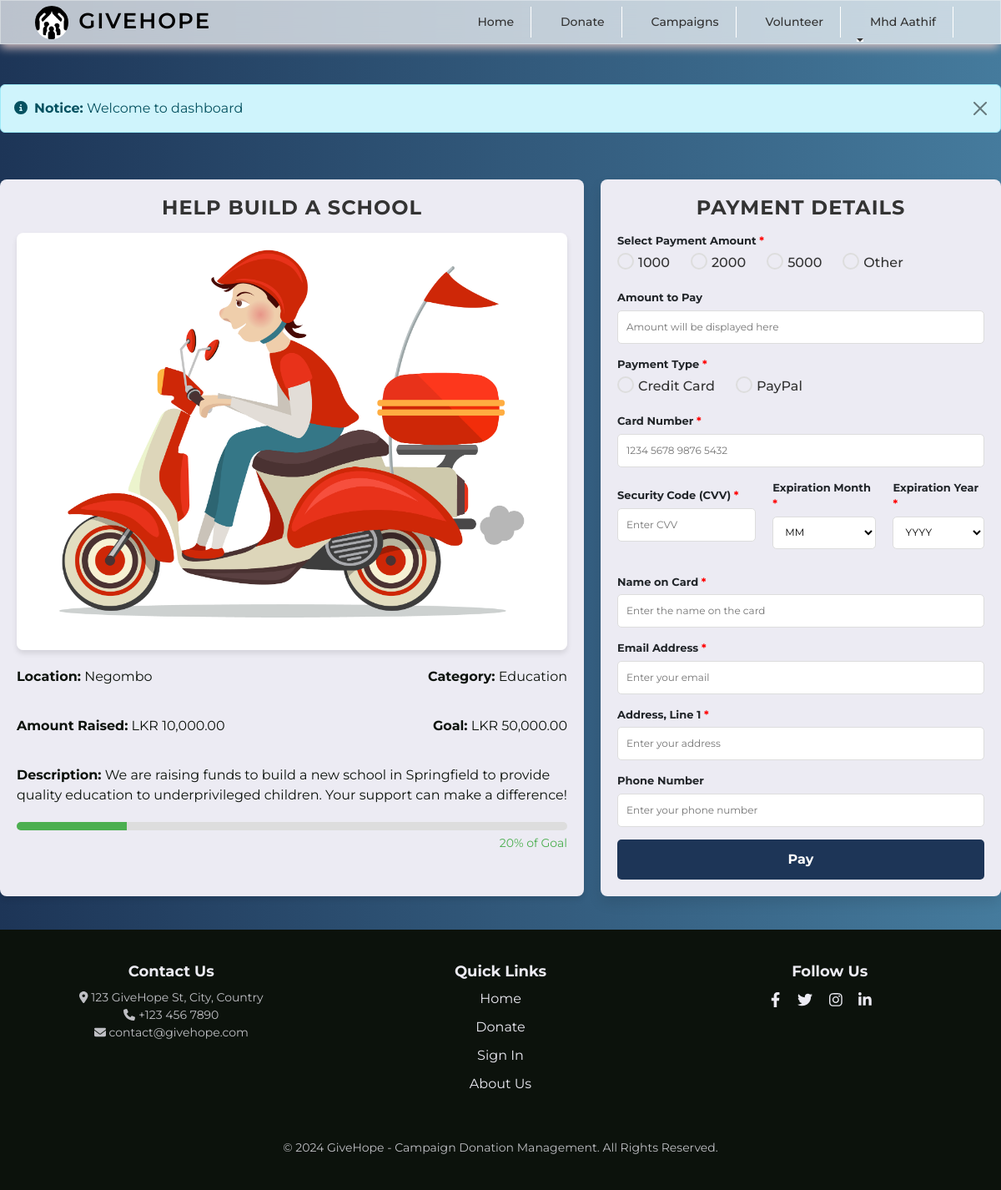
/donate.php?id=1 (signed in), run on the app's committed database.
### tables this page shows
CREATE TABLE `campaigns` (
  `id` int(11) NOT NULL,
  `title` varchar(255) NOT NULL,
  `location` varchar(255) NOT NULL,
  `description` text NOT NULL,
  `goal` decimal(10,2) NOT NULL,
  `category` varchar(100) NOT NULL,
  `start_date` date NOT NULL,
  `end_date` date NOT NULL,
  `image` varchar(255) NOT NULL,
  `document` varchar(255) DEFAULT NULL,
  `organizer_name` varchar(255) NOT NULL,
  `contact` varchar(50) NOT NULL,
  `email` varchar(100) NOT NULL,
  `created_at` timestamp NOT NULL DEFAULT current_timestamp(),
  `status` varchar(20) NOT NULL DEFAULT 'Pending',
  `raised` decimal(15,2) DEFAULT 0.00
);

### donate.php (the view, shortened to what this page needs)
<?php
include('admin/authentication.php');
include('includes/header.php');
include('includes/navbar.php');
$campaign_id = isset($_GET['id']) ? $_GET['id'] : null;
if ($campaign_id) {
    $query = "SELECT * FROM campaigns WHERE id = '$campaign_id' AND status = 'Accepted'";
    $query_run = mysqli_query($con, $query);
    if ($query_run && mysqli_num_rows($query_run) > 0) {
        $campaign = mysqli_fetch_assoc($query_run);
        $progress = ($campaign['raised'] / $campaign['goal']) * 100;
    } else {
        $_SESSION['message'] = "Campaign not found or unavailable.";
        echo "<section><p>Campaign not found or unavailable.</p></section>";
        exit(0);
    }
} else {
    $_SESSION['message'] = "No campaign selected for donation.";
    echo "<section><p>No campaign selected for donation.</p></section>";
    exit(0);
}
?>
<div class="mt-5">
    <?php include('message.php'); ?>
</div>
<div class="main-container">
    <div class="campaign-details">
        <h2><?= htmlspecialchars($campaign['title']); ?></h2>
        <img src="<?= htmlspecialchars($campaign['image']); ?>" alt="<?= htmlspecialchars($campaign['title']); ?>" class="campaign-image">
        <div class="campaign-info">
            <div class="side-by-side">
                <p class="left"><strong>Location:</strong> <?= htmlspecialchars($campaign['location']); ?></p>
                <p class="right"><strong>Category:</strong> <?= htmlspecialchars($campaign['category']); ?></p>
            </div>
            <div class="side-by-side">
                <p class="left"><strong>Amount Raised:</strong> LKR <?= number_format($campaign['raised'], 2); ?></p>
                <p class="right"><strong>Goal:</strong> LKR <?= number_format($campaign['goal'], 2); ?></p>
            </div>
            <p><strong>Description:</strong> <?= htmlspecialchars($campaign['description']); ?></p>
        </div>
        <div class="progress-container">
            <div class="progress-bar">
                <span></span>
            </div>
            <div class="progress-text"><?= round($progress, 2); ?>% of Goal</div>
        </div>
    </div>
    <div class="payment-section">
        <h4>Payment Details</h4>
        <form action="all_code.php" method="POST">
            <div class="form-group">
                <label>Select Payment Amount <span style="color: red;">*</span></label>
                <div class="radio-group">
                    <label for="amount_1000">1000</label>
                    <label for="amount_2000">2000</label>
                    <label for="amount_5000">5000</label>
                    <label for="amount_custom">Other</label>
                </div>
            </div>
            <div class="form-group">
                <label for="amount_display">Amount to Pay</label>
                <input type="text" id="amount_display" name="amount" readonly placeholder="Amount will be displayed here">
            </div>
            <div class="form-group">
                <label>Payment Type <span style="color: red;">*</span></label>
                <div class="radio-group">
                    <div>
                        <label for="credit_card">Credit Card</label>
                    </div>
                    <div>
                        <label for="paypal">PayPal</label>
                    </div>
                </div>
            </div>
            <div id="credit_card_details">
                <div class="form-group">
                    <label for="card_number">Card Number <span style="color: red;">*</span></label>
                    <input type="text" id="card_number" name="card_number" placeholder="1234 5678 9876 5432" required>
                </div>
                <div class="side-by-side">
                    <div class="form-group">
                        <label for="security_code">Security Code (CVV) <span style="color: red;">*</span></label>
                        <input type="text" id="security_code" name="security_code" placeholder="Enter CVV" required>
                    </div>
                    <div class="form-group">
                        <label for="expiration_month">Expiration Month <span style="color: red;">*</span></label>
                        <select id="expiration_month" name="expiration_month" required>
                            <option value="" disabled selected>MM</option>
                        </select>
                    </div>
                    <div class="form-group">
                        <label for="expiration_year">Expiration Year <span style="color: red;">*</span></label>
                        <select id="expiration_year" name="expiration_year" required>
                            <option value="" disabled selected>YYYY</option>
                        </select>
                    </div>
                </div>
                <div class="form-group">
                    <label for="name_on_card">Name on Card <span style="color: red;">*</span></label>
                    <input type="text" id="name_on_card" name="name_on_card" placeholder="Enter the name on the card" required>
                </div>
            </div>
            <div class="form-group">
                <label for="email">Email Address <span style="color: red;">*</span></label>
                <input type="email" id="email" name="email" placeholder="Enter your email" required>
            </div>
            <div class="form-group">
                <label for="address_line">Address, Line 1 <span style="color: red;">*</span></label>
                <input type="text" id="address_line" name="address_line" required placeholder="Enter your address">
            </div>
            <div class="form-group">
                <label for="phone">Phone Number</label>
                <input type="text" id="phone" name="phone" placeholder="Enter your phone number">
            </div>
            <button type="submit" class="btn-submit" name="btn-submit">Pay</button>
        </form>
    </div>
</div>
<?php include('includes/footer.php'); ?>

### includes/header.php (style rules this page uses)
* { font-family: "Montserrat", sans-serif; box-sizing: border-box; margin: 0%; padding: 0%; }
body { background: linear-gradient(to right, #1d3557, #457b9d); }
h2 { font-size: 35px; font-weight: 600; color: #0C120C; text-transform: uppercase; letter-spacing: 1px; margin-bottom: 20px; text-align: center; }
h4 { font-size: 35px; font-weight: 600; color: #0C120C; text-transform: uppercase; letter-spacing: 1px; margin-bottom: 20px; text-align: center; }
p { font-size: 16px; line-height: 1.5; margin-bottom: 20px; color: #0C120C; }

### includes/navbar.php (style rules this page uses)
html, body { padding: 0; margin: 0; }

### includes/footer.php (style rules this page uses)
html, body { height: 100%; margin: 0; }

### data on the page
campaigns: title "HELP BUILD A SCHOOL", location "Negombo", category "Education", raised "10,000.00", goal "50,000.00", description "We are raising funds to build a new school in Springfield to provide quality education to underprivileged children. Your support can make a difference!", progress "20"

### other printed values
$_SESSION['auth_user']['user_name'] "Mhd Aathif"
$_SESSION['message'] "Welcome to dashboard"
